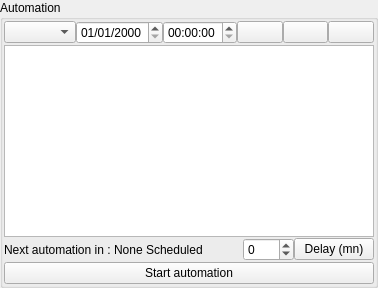
         <widget class="QGroupBox" name="scheduleGroupBox">
          <property name="title">
           <string>Automation</string>
          </property>
          <layout class="QVBoxLayout" name="verticalLayout_5">
           <property name="spacing">
            <number>1</number>
           </property>
           <property name="margin">
            <number>1</number>
           </property>
           <item>
            <layout class="QHBoxLayout" name="horizontalLayout_4">
             <property name="spacing">
              <number>0</number>
             </property>
             <item>
              <widget class="QComboBox" name="schedulePlaylistListComboBox"/>
             </item>
             <item>
              <widget class="QDateEdit" name="scheduleLaunchAtDateEdit">
               <property name="displayFormat">
                <string>dd/MM/yyyy</string>
               </property>
              </widget>
             </item>
             <item>
              <widget class="QTimeEdit" name="scheduleLaunchAtTimeEdit">
               <property name="displayFormat">
                <string>HH:mm:ss</string>
               </property>
              </widget>
             </item>
             <item>
              <widget class="QPushButton" name="scheduleAddButton">
               <property name="text">
                <string/>
               </property>
               <property name="icon">
                <iconset resource="../images.qrc">
                 <normaloff>:/icons/resources/glyphicons/glyphicons_190_circle_plus.png</normaloff>:/icons/resources/glyphicons/glyphicons_190_circle_plus.png</iconset>
               </property>
              </widget>
             </item>
             <item>
              <widget class="QPushButton" name="scheduleDeleteButton">
               <property name="text">
                <string/>
               </property>
               <property name="icon">
                <iconset resource="../images.qrc">
                 <normaloff>:/icons/resources/glyphicons/glyphicons_016_bin.png</normaloff>:/icons/resources/glyphicons/glyphicons_016_bin.png</iconset>
               </property>
              </widget>
             </item>
             <item>
              <widget class="QPushButton" name="viewExportPDFButton">
               <property name="text">
                <string/>
               </property>
               <property name="icon">
                <iconset resource="../images.qrc">
                 <normaloff>:/icons/resources/glyphicons/glyphicons_045_calendar.png</normaloff>:/icons/resources/glyphicons/glyphicons_045_calendar.png</iconset>
               </property>
              </widget>
             </item>
            </layout>
           </item>
           <item>
            <widget class="QTableView" name="scheduleTableView">
             <property name="dragDropOverwriteMode">
              <bool>false</bool>
             </property>
             <property name="dragDropMode">
              <enum>QAbstractItemView::DragOnly</enum>
             </property>
             <property name="defaultDropAction">
              <enum>Qt::MoveAction</enum>
             </property>
             <property name="selectionMode">
              <enum>QAbstractItemView::MultiSelection</enum>
             </property>
             <property name="selectionBehavior">
              <enum>QAbstractItemView::SelectRows</enum>
             </property>
             <attribute name="horizontalHeaderStretchLastSection">
              <bool>true</bool>
             </attribute>
             <attribute name="verticalHeaderStretchLastSection">
              <bool>false</bool>
             </attribute>
            </widget>
           </item>
           <item>
            <layout class="QHBoxLayout" name="horizontalLayout_5">
             <property name="spacing">
              <number>0</number>
             </property>
             <item>
              <layout class="QHBoxLayout" name="horizontalLayout_17">
               <property name="spacing">
                <number>3</number>
               </property>
               <property name="rightMargin">
                <number>0</number>
               </property>
               <item>
                <widget class="QLabel" name="label_delay1">
                 <property name="text">
                  <string>Next automation in :</string>
                 </property>
                </widget>
               </item>
               <item>
                <widget class="QLabel" name="label_timeout">
                 <property name="palette">
                  <palette>
                   <active>
                    <colorrole role="Text">
                     <brush brushstyle="SolidPattern">
                      <color alpha="255">
                       <red>0</red>
                       <green>0</green>
                       <blue>0</blue>
                      </color>
                     </brush>
                    </colorrole>
                   </active>
                   <inactive>
                    <colorrole role="Text">
                     <brush brushstyle="SolidPattern">
                      <color alpha="255">
                       <red>0</red>
                       <green>0</green>
                       <blue>0</blue>
                      </color>
                     </brush>
                    </colorrole>
                   </inactive>
                   <disabled>
                    <colorrole role="Text">
                     <brush brushstyle="SolidPattern">
                      <color alpha="255">
                       <red>159</red>
                       <green>158</green>
                       <blue>158</blue>
                      </color>
                     </brush>
                    </colorrole>
                   </disabled>
                  </palette>
                 </property>
                 <property name="inputMethodHints">
                  <set>Qt::ImhNone</set>
                 </property>
                 <property name="text">
                  <string>None Scheduled</string>
                 </property>
                 <property name="textFormat">
                  <enum>Qt::AutoText</enum>
                 </property>
                </widget>
               </item>
              </layout>
             </item>
             <item>
              <spacer name="horizontalSpacer">
               <property name="orientation">
                <enum>Qt::Horizontal</enum>
               </property>
               <property name="sizeHint" stdset="0">
                <size>
                 <width>40</width>
                 <height>20</height>
                </size>
               </property>
              </spacer>
             </item>
             <item>
              <widget class="QSpinBox" name="scheduleDelaySpinBox">
               <property name="minimum">
                <number>-180</number>
               </property>
               <property name="maximum">
                <number>180</number>
               </property>
              </widget>
             </item>
             <item>
              <widget class="QPushButton" name="scheduleDelayButton">
               <property name="text">
                <string>Delay (mn)</string>
               </property>
              </widget>
             </item>
            </layout>
           </item>
           <item>
            <widget class="QPushButton" name="scheduleToggleEnabledButton">
             <property name="text">
              <string>Start automation</string>
             </property>
             <property name="checkable">
              <bool>true</bool>
             </property>
            </widget>
           </item>
          </layout>
         </widget>
